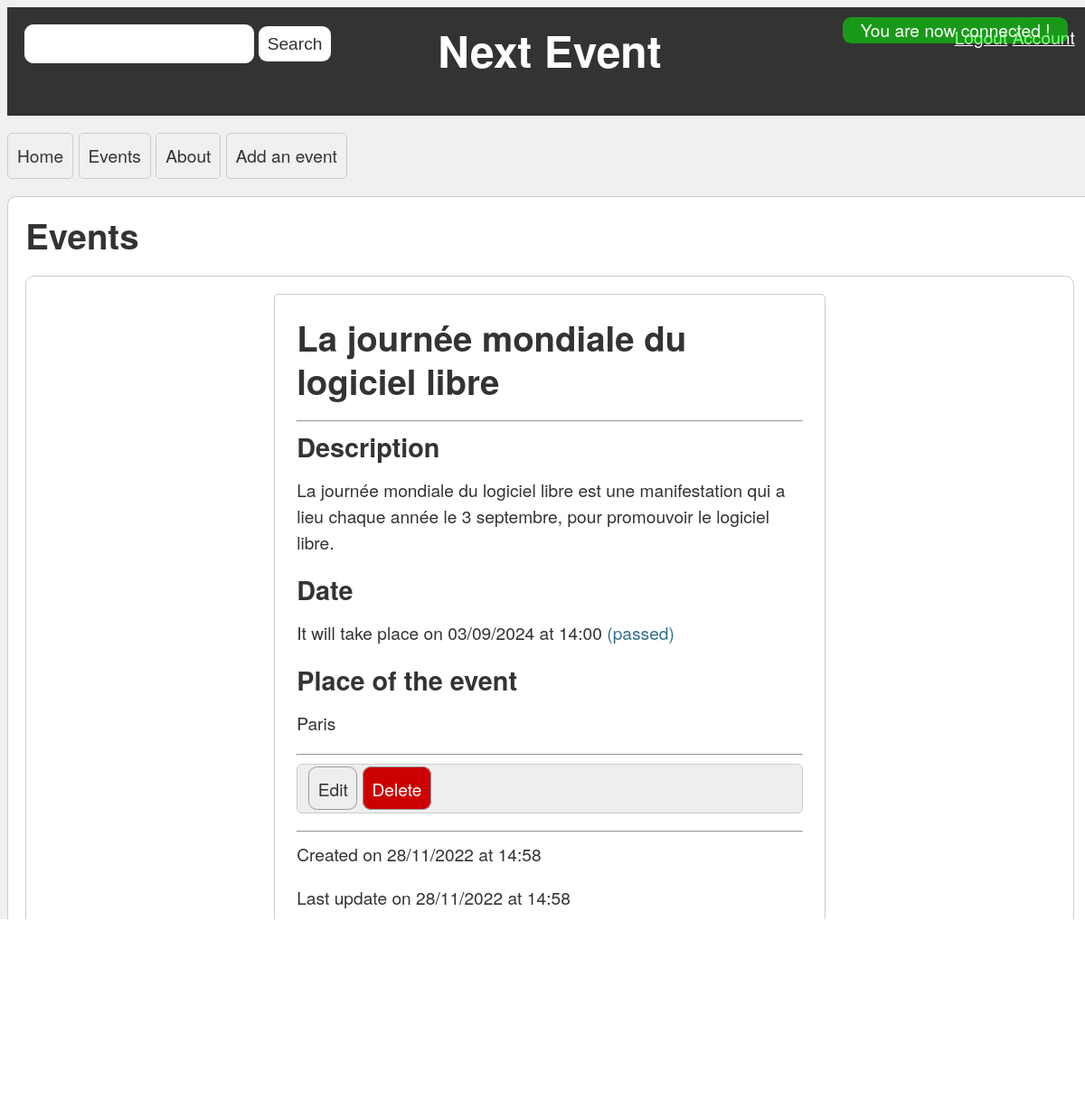
The page /events.php/event/show/event_6384be7a0d6b55.50693498 (signed in) on the database its author committed.
### tables this page shows
CREATE TABLE `events` (
  `id` varchar(255) NOT NULL,
  `name` varchar(255) NOT NULL,
  `description` text NOT NULL,
  `date` datetime NOT NULL,
  `place` varchar(255) NOT NULL,
  `image` varchar(255) NOT NULL DEFAULT '',
  `dateCreation` datetime NOT NULL DEFAULT current_timestamp(),
  `dateUpdate` datetime NOT NULL DEFAULT current_timestamp() ON UPDATE current_timestamp(),
  `user_id` varchar(255) NOT NULL DEFAULT ''
);

### src/vue/EventView.php (called while the page is built, shortened)
<?php
class EventView extends WebView
{
    public function __construct(Router $router, ?array $feedback = null)
    {
        $this->user = AuthenticationManager::getUser();
    }
    public function makeEventPage(string $id, Event $event): void
    {
        include "templates/events/event.php";
    }
}

### src/controller/EventController.php (called while the page is built, shortened)
<?php
class EventController extends Controller
{
    private Storage $eventStorage;
    private ?string $param;
    public function __construct(WebView $eventView, Storage $storage, Storage $userStorage, ?string $param)
    {
        $this->eventStorage = $storage;
        $this->param = $param;
    }
    public function show(): void
    {
        $event = $this->eventStorage->read($this->param);
        if ($event === null) {
            $this->getWebView()->makeUnknownEventPage();
        } else {
            $this->getWebView()->makeEventPage($this->param, $event);
        }
    }
}

### src/Router.php (called while the page is built, shortened)
<?php
class Router
{
    private Storage $storage;
    private UserStorage $userStorage;
    private Controller $controller;
    public function __construct(Storage $storage, UserStorage $userStorage, bool $debug = false)
    {
        $this->storage = $storage;
        $this->userStorage = $userStorage;
        $this->debug = $debug;
        $this->view = new ErrorView($this, $this->debug);
        $this->controller = new ErrorController($this->view, $this->debug);
    }
    public function route(): void
    {
        $request = "";
        if (array_key_exists("PATH_INFO", $_SERVER)) {
            $request = Input::sanitizeFullSpecialChars($_SERVER["PATH_INFO"]);
        } else {
            $this->redirect("event/home");
        }
        $page = strtok($request, '/');
        $action = strtok('/');
        $parameter = strtok('/');
        $feedback = $_SESSION['feedback'] ?? null;
        try {
            switch ($page) {
                case 'event':
                    $this->view = new EventView($this, $feedback);
                    $this->controller = new EventController($this->view, $this->storage, $this->userStorage, $parameter);
                    break;
            }
            if (method_exists($this->controller, $action)) {
                $this->controller->$action();
            } else {
                throw new NotPageFoundException();
            }
        } catch (Exception $e) {
            $this->error($e);
        }
    }
    public function getUpdateEventPage(string $id): string
    {
        return $_SERVER['SCRIPT_NAME'] . '/event/edit/' . $id;
    }
    public function getDeleteEventPage(string $id): string
    {
        return $_SERVER['SCRIPT_NAME'] . '/event/delete/' . $id;
    }
}

### events.php (called while the page is built, shortened)
<?php
require_once 'src/utils/AutoLoader.php';
$dsn = "mysql:host=" . DB_HOST . ";port=" . DB_PORT . ";dbname=" . DB_NAME . ";charset=utf8mb4";
$pdo = new PDO($dsn, DB_USER, DB_PASSWORD);
$eventsStorage = new EventStorageMySQL($pdo);
$usersStorage = new UserStorageMysql($pdo);
$router = new Router($eventsStorage, $usersStorage, true);
$router->route();

### src/model/event/Event.php (called while the page is built, shortened)
<?php
class Event
{
    private string $name;
    private string $description;
    private string $date;
    private string $place;
    private string $dateCreation;
    private string $dateUpdate;
    public function __construct(string $name, string $description, string $date, string $place, string $image = "", string $dateCreation = "", string $dateUpdate = "")
    {
        $this->name = $name;
        $this->description = $description;
        $this->date = $date;
        $this->place = $place;
        $this->dateCreation = $dateCreation === "" ? date("Y-m-d H:i:s") : $dateCreation;
        $this->dateUpdate = $dateUpdate === "" ? date("Y-m-d H:i:s") : $dateUpdate;
    }
    public function getName(): string
    {
        return $this->name;
    }
    public function getDescription(): string
    {
        return $this->description;
    }
    public function getDate(): string
    {
        return $this->date;
    }
    public function getPlace(): string
    {
        return $this->place;
    }
    public function getDateCreation(): string
    {
        return $this->dateCreation;
    }
    public function getDateUpdate(): string
    {
        return $this->dateUpdate;
    }
}

### src/model/event/EventStorageMySQL.php (called while the page is built, shortened)
<?php
class EventStorageMySQL implements Storage
{
    private PDO $database;
    public function __construct($database)
    {
        $this->database = $database;
        $this->database->setAttribute(PDO::ATTR_ERRMODE, PDO::ERRMODE_EXCEPTION);
    }
    public function read(string $id): ?Event
    {
        $statement = $this->database->prepare("SELECT * FROM events WHERE id = :id");
        $statement->execute(["id" => $id]);
        $event = $statement->fetch(PDO::FETCH_ASSOC);
        if ($event !== false) {
            return new EventDb($event["user_id"], $event["name"], $event["description"], $event["date"], $event["place"], $event["image"], $event["dateCreation"], $event["dateUpdate"]);
        }
        return null;
    }
}

### src/utils/AutoLoader.php (called while the page is built, shortened)
<?php
class AutoLoader
{
    public static function load(string $class): void
    {
        $class = str_replace('\\', '/', $class);
        if (strpos($class, 'App') === 0) {
            $class = substr($class, 4);
        }
        $class .= '.php';
    }
}

### src/model/user/AuthenticationManager.php (called while the page is built, shortened)
<?php
class AuthenticationManager
{
    public static function isConnected(): bool
    {
        return array_key_exists('user', $_SESSION) && $_SESSION['user'] !== null;
    }
    public static function getUser(): ?User
    {
        return self::isConnected() ? $_SESSION['user'] : null;
    }
}

### src/model/user/User.php (called while the page is built, shortened)
<?php
class User
{
    private string $status;
    public function getStatus(): string
    {
        return $this->status;
    }
}

### src/vue/WebView.php (called while the page is built, shortened)
<?php
class WebView implements View
{
    private Router $router;
    public function __construct(Router $router, array $feedback = null)
    {
        $this->router = $router;
    }
    public function render(): void
    {
        include 'templates/template.php';
    }
    public function getRouter(): Router
    {
        return $this->router;
    }
}

### src/vue/templates/events/event.php (the view, shortened to what this page needs)
<section class="event show">
    <h2>
        <?= $event->getName() ?>
    </h2>
    <hr>
    <h3>
        Description
    </h3>
    <p>
        <?= $event->getDescription() ?>
    </p>
    <h3>
        Date
    </h3>
    <p>
        It will take place on <?= (new DateTime($event->getDate()))->format("d/m/Y") ?>
        at <?= (new DateTime($event->getDate()))->format("H:i") ?>
        <?php if (new DateTime($event->getDate()) < new DateTime()): ?>
            <span class="text-info"> (passed)</span>
        <?php endif; ?>
    </p>
    <h3>
        Place of the event
    </h3>
    <p>
        <?= $event->getPlace() ?>
    </p>
    <hr>
    <section class="actions">
        <?php if ($this->user->getStatus() === "admin" || $this->user->getId() === $event->getUserId()): ?>
            <a href="<?= $this->getRouter()->getUpdateEventPage($id) ?>" class="btn btn-primary">Edit</a>
            <a href="<?= $this->getRouter()->getDeleteEventPage($id) ?>" class="btn btn-danger">Delete</a>
        <?php endif; ?>
    </section>
    <hr>
    <p>
        Created on <?= (new DateTime($event->getDateCreation()))->format("d/m/Y") ?>
        at <?= (new DateTime($event->getDateCreation()))->format("H:i") ?>
    </p>
    <p>
        Last update on <?= (new DateTime($event->getDateUpdate()))->format("d/m/Y") ?>
        at <?= (new DateTime($event->getDateUpdate()))->format("H:i") ?>
    </p>
</section>

### assets/css/global.css (style rules this page uses)
body { background-color: #f0f0f0; font-family: "Helvetica Neue", Helvetica, Arial, sans-serif; font-size: 1.2em; line-height: 1.5em; color: #333; width: 100%; }
h1, h2, h3, h4, h5, h6 { margin: 0 0 0.5em 0; padding: 0; }
h2 { font-size: 2em; line-height: 1.25em; }
h3 { font-size: 1.5em; line-height: 1.3em; margin-bottom: 0.5em; }
a { color: #333; text-decoration: none; }
p { margin: 0 0 1em 0; padding: 0; }
.text-info { color: #31708f; }
.btn { padding: 0.5em; border: 1px solid #999; border-radius: 0.5em; font-size: 1em; }

### assets/css/event.css (style rules this page uses)
.event { width: 50%; margin: 0 auto; padding: 1.25em; border: 0.0625em solid #ccc; border-radius: 5px; }
.event .actions { margin-bottom: 1em; border: 0.063em solid #ccc; border-radius: 0.313em; padding: 0.625em; background: #eee; }
.event .btn-danger { background: #c00; color: #fff; }

### rows shown on the page
events: name "La journée mondiale du logiciel libre", description "La journée mondiale du logiciel libre est une manifestation qui a lieu chaque année le 3 septembre, pour promouvoir le logiciel libre.", date "03/09/2024", date "14:00", place "Paris", dateCreation "28/11/2022", dateCreation "14:58", dateUpdate "28/11/2022", dateUpdate "14:58"

### other values the page prints
$name "Home"
$name "Events"
$name "About"
$name "Add an event"
$this->getTitle() "Events"
